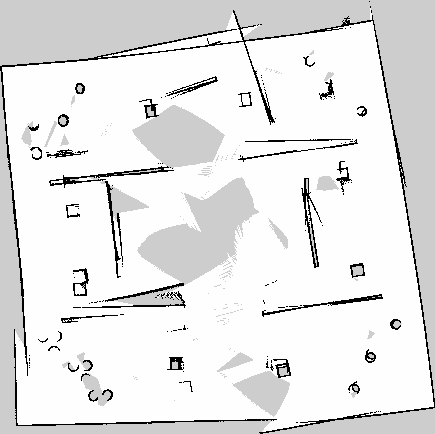
#> input picture projet_robotique_i2/map_world.pgm, 435 x 434 px
$ python gbfs.py
#> lines starting #> are read from the running program, lines starting #| are printed output that depends on the picture
import numpy as np
import matplotlib.pyplot as plt
import heapq
from PIL import Image

def load_map(filepath):
#> called with filepath = 'map_world.pgm'
    img = Image.open(filepath)
#> img is the input picture: PIL image 435x434 L; min 0, max 254, mean 229.4
    return np.where(np.array(img) < 200, 1, 0)
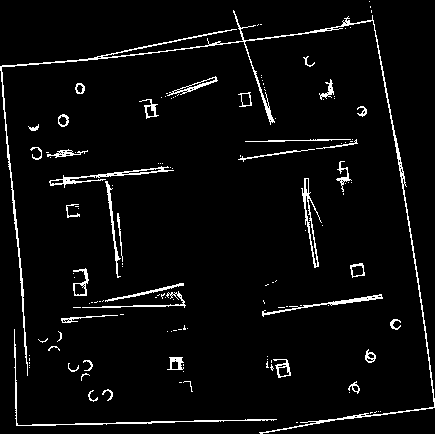
#> returned value: shape (434, 435) int64; values 0 (black) and 1 (white), 4.3% white in thin lines or dots

def heuristic(a, b):
    return abs(a[0]-b[0]) + abs(a[1]-b[1]) # Manhattan est souvent utilisé pour GBFS

def gbfs(grid, start, goal):
#> called with start = (150, 150), goal = (300, 300)
    neighbors = [(0,1),(0,-1),(1,0),(-1,0),(1,1),(1,-1),(-1,1),(-1,-1)]
    close_set = set()
    came_from = {}
    oheap = []
    # GBFS utilise UNIQUEMENT l'heuristique pour ordonner la file
    heapq.heappush(oheap, (heuristic(start, goal), start))

    distances_over_time = []

    while oheap:
        current = heapq.heappop(oheap)[1]
        distances_over_time.append(heuristic(current, goal))

        if current == goal:
            path = []
            while current in came_from:
                path.append(current)
                current = came_from[current]
            path.append(start)
            return path[::-1], distances_over_time

        close_set.add(current)

        for i, j in neighbors:
            neighbor = current[0] + i, current[1] + j

            if 0 <= neighbor[0] < grid.shape[0] and 0 <= neighbor[1] < grid.shape[1]:
                if grid[neighbor[0]][neighbor[1]] == 1: continue
            else: continue

            if neighbor in close_set: continue

            # Pour GBFS on ne s'occupe pas de G score, on ajoute juste le voisin s'il n'est pas vu
            if neighbor not in [i[1] for i in oheap]:
                came_from[neighbor] = current
                heapq.heappush(oheap, (heuristic(neighbor, goal), neighbor))

    return False, []

if __name__ == '__main__':
    grid = load_map('map_world.pgm')
    start = (150, 150)
    goal = (300, 300)

    print("Calcul du chemin avec Greedy Best-First Search...")
    path, dist_history = gbfs(grid, start, goal)
#> path = 155 pairs, first value 150 to 300, second value 150 to 300; dist_history = 155 values, max 300 at index 0, min 0 at index 154, mean 149.6

    if path:
        fig, (ax1, ax2) = plt.subplots(1, 2, figsize=(12, 5))
        ax1.imshow(grid, cmap='Greys')
        y, x = zip(*path)
#> y = 155 values, max 300 at index 154, min 150 at index 0, mean 223.5; x = 155 values from 150 to 300
        ax1.plot(x, y, 'm-', linewidth=2, label='Path')
        ax1.plot(start[1], start[0], 'go', markersize=8)
        ax1.plot(goal[1], goal[0], 'ro', markersize=8)
        ax1.set_title("GBFS Path")

        ax2.plot(dist_history, color='m')
        ax2.set_xlabel("Itérations (Temps)")
        ax2.set_ylabel("Distance de Manhattan au But")
        ax2.set_title("Convergence vers le but")
        plt.show()
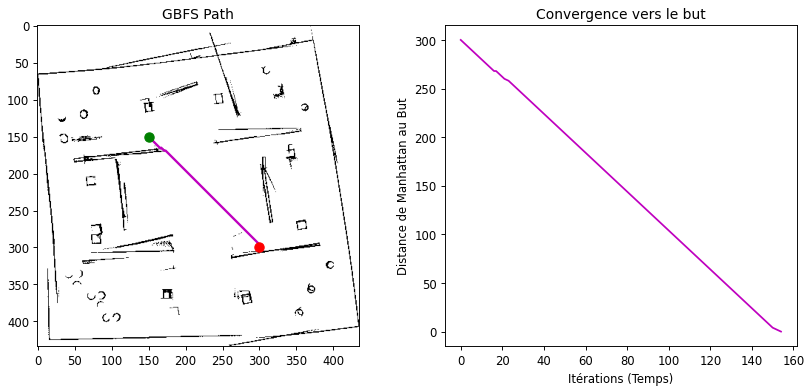
#> figure drawn by matplotlib, 2 panels; panel 2: curve peaks at x = 0, y = 300
